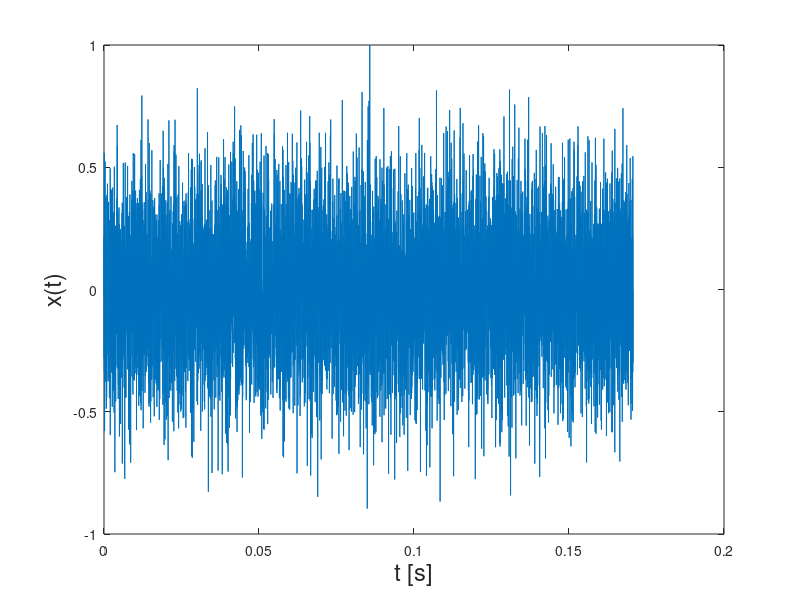

MATLAB code for this plot: (Note: this script raises an error after producing the figure.)
clc; clear all; close all hidden
addpath("../")

% grille de fréquences
% on choisit le temps d'enregistrement par rapport au nombre de fréquences échantillonées

% Paramètres
Fs = 48000; % fréquence d'échantillonnage
Q = 4096; % nombre de fréquences échantillonées


% espacement entre les fréquences : 
freq_spacing = Fs/(2*Q); % précédemment n1
k = 0:Q-1; % indices des fréquences

% fréquency vector
f = k*freq_spacing; % fréquences

% random phase
phase = 2*randi([0,1], 1, Q) - 1;

% max time
T = 1/freq_spacing; % freq_spacing = 1/T

% time vector
t = 0:1/Fs:T-1/Fs;
length(t)
signal = zeros(1, 2*Q);
for i = 1:Q
    signal = signal + cos(2*pi*f(i)*t - pi/4)*phase(i);
end

signal = signal/max(abs(signal));

plot(t, signal);
xlabel('t [s]','FontSize', 17);
ylabel('x(t)','fontsize', 17);

%pause(3) % pour avoir le temps de s'éloinger le l'ordinateur pour ne pas perturber la mesure


% --------- Emission et enregistrement du signal ----------
player = audioplayer(repmat(signal, 1, 10), Fs, 24);
pause(3);
play(player);



recorder = audiorecorder(Fs, 24, 1); 
record(recorder, T+0.5);

pause(T+1.5); % pour être sûr que la mesure est finie

x_recorded = [getaudiodata(recorder)];

x_recorded = x_recorded(48000/2 +1 :end);

Y_f = fft(x_recorded);
% ---------------------------------------------------------



% compensation de la phase
compensated_Y_f = [Y_f(1:Q).*phase'; Y_f(Q+1:2*Q).*phase(end:-1:1)'];
H_f = compensated_Y_f.*(2/T);

figure;
plot(Fs/Q*(-Q:(Q)-1), 20*log(abs(fftshift(compensated_Y_f))));
xlabel('f [Hz]','FontSize', 17);
ylabel('|Y(f)| [dB]','FontSize', 17); 

figure;
plot(Fs/Q*(-Q:(Q)-1), 20*log(abs(fftshift(H_f))));   
xlabel('f [Hz]','FontSize', 17);
ylabel('|H(f)| [dB]','FontSize', 17); 

y_t = ifft(Y_f);
h_t = ifft(H_f);

figure;
plot(t, y_t);
xlabel('t [s]','FontSize', 17);
ylabel('y(t)','FontSize', 17); 

figure;
plot(t, abs(h_t));
xlabel('t [s]','FontSize', 17);
ylabel('h(t)','FontSize', 17); 



